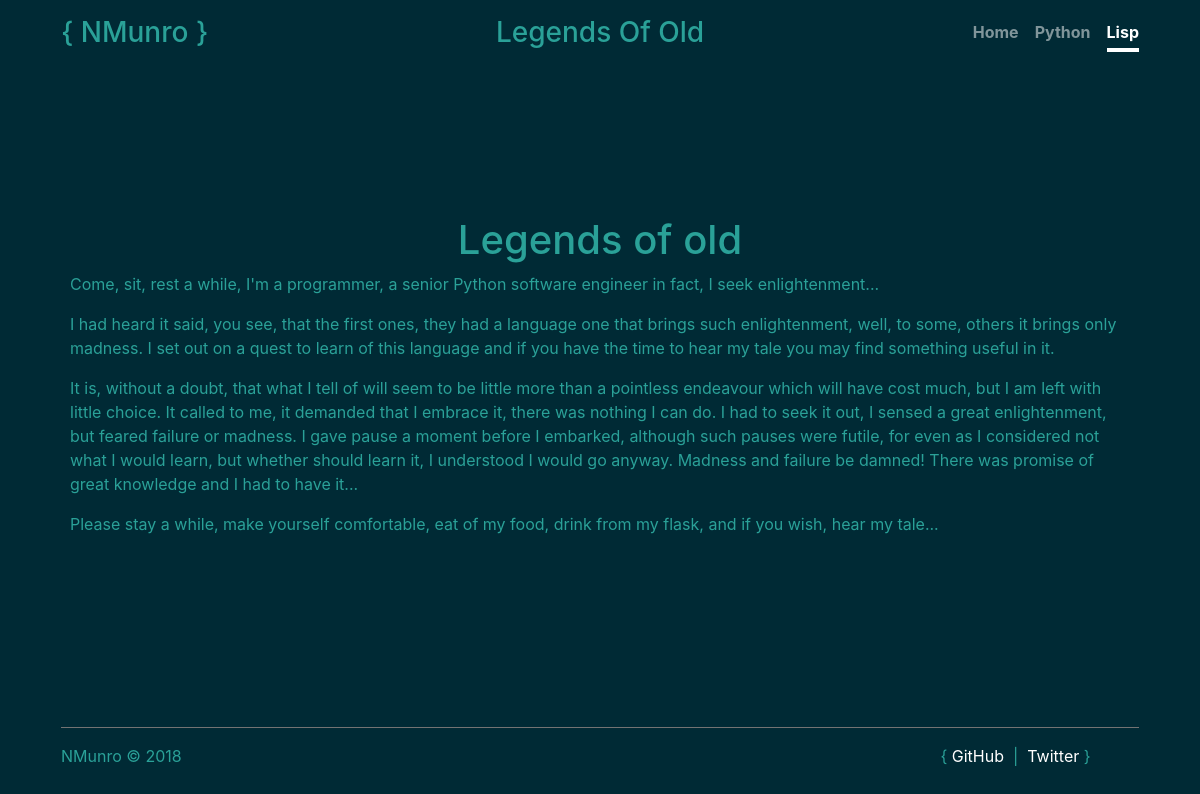
The app's page /lisp/legends_of_old with its own data.
### miskatonic/models/article.py (models this page shows, shortened)
class Article(Model):
    title = CharField()
    slug = CharField()
    category = ForeignKeyField(Category, backref='articles')
    content = TextField()
    date = DateTimeField(default=datetime.datetime.now)
    class Meta:
        database = Config.db

### miskatonic/apps/lisp/views.py (the view)
@lisp.route('/<string:slug>')
def article(slug: str):
    try:
        category = Category.get(Category.title == 'lisp')
        article = Article.select().where(Article.category == category.id, Article.slug == slug).first()
        return render_template(
            f'pages/lisp/article.tmpl.html',
            active=f'lisp: {article.title}',
            title=article.title,
            content=markdown.markdown(article.content),
            date=str(article.date).split('.')[0],
        )
    except (Category.DoesNotExist, Article.DoesNotExist):
        abort(404)
    except TemplateNotFound:
        abort(500)

### miskatonic/app.py (called while the page is built)
@app.before_request
def before_request():
    g.db = Config.db
    g.db.connect()

@app.after_request
def after_request(response):
    g.db.close()
    return response

### miskatonic/templates/pages/lisp/article.tmpl.html (shortened to what this page needs)
{% extends 'pages/main.tmpl.html' %}
{% block content %}
    {{ content|safe }}
{% endblock %}

### miskatonic/templates/components/header.tmpl.html
<header class="container-fluid masthead mb-auto">
  <div class="row inner">
    <div class="col-sm-3">
      <h3 class="masthead-brand">{&nbsp;NMunro&nbsp;}</h3>
    </div>
    <div class="col-sm-6">
      <h3>{{ title|title }}</h3>
    </div>
    <div class="col-sm-3">
      <nav class="nav nav-masthead justify-content-center">
        <a class="nav-link {% if active == 'home' %} active {% endif %}" href="/">Home</a>
        <a class="nav-link {% if active.startswith('python') %} active {% endif %}" href="{{ url_for('python.index') }}">Python</a>
        <a class="nav-link {% if active.startswith('lisp') %} active {% endif %}" href="{{ url_for('lisp.index') }}">Lisp</a>
      </nav>
    </div>
  </div>
</header>

### miskatonic/static/css/app.css (style rules this page uses)
a, a:focus, a:hover { color: #fff; }
html, body { height: 100%; background-color: #002A35; }
body { display: -ms-flexbox; display: -webkit-box; display: flex; -ms-flex-pack: center; -webkit-box-pack: center; justify-content: center; color: #2AA198 !important; }
p, ol, ul { text-align: left; }

### miskatonic/static/css/header.css (style rules this page uses)
.active, .a.active:hover { background-color: #053542; }
.masthead { margin-bottom: 2rem; }
.masthead-brand { margin-bottom: 0; }
.nav-masthead .nav-link { padding: .25rem 0; font-weight: 700; color: rgba(255, 255, 255, .5); background-color: transparent; border-bottom: .25rem solid transparent; }
.nav-masthead .nav-link + .nav-link { margin-left: 1rem; }
.nav-masthead .active { color: #fff; border-bottom-color: #fff; }
@media (min-width: 48em) { .masthead-brand { float: left; } }
@media (min-width: 48em) { .nav-masthead { float: right; } }

### records on screen
Article: title "Legends Of Old", title "Legends of old Come, sit, rest a while, I'm a programmer, a senior Python software engineer in fact, I seek enlightenment... I had heard it said, you see, that the first ones, they had a language one that brings such enlightenment, well, to some, others it brings only madness. I set out on a quest to learn of this language and if you have the time to hear my tale you may find something useful in it. It is, without a doubt, that what I tell of will seem to be little more than a pointless endeavour which will have cost much, but I am left with little choice. It called to me, it demanded that I embrace it, there was nothing I can do. I had to seek it out, I sensed a great enlightenment, but…"
